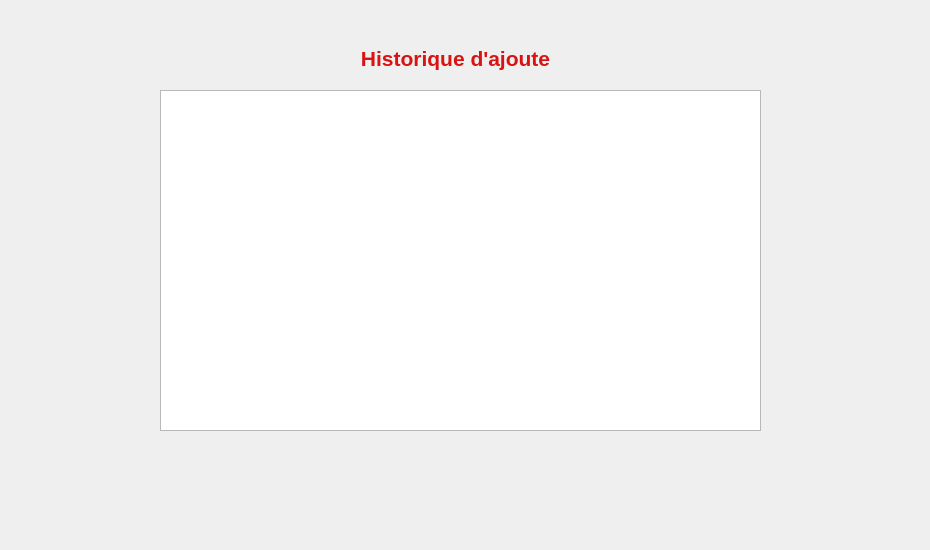
    <widget class="QWidget" name="tab_3">
     <attribute name="title">
      <string>historique d'ajoute</string>
     </attribute>
     <widget class="QTableView" name="tab_his">
      <property name="geometry">
       <rect>
        <x>160</x>
        <y>90</y>
        <width>601</width>
        <height>341</height>
       </rect>
      </property>
     </widget>
     <widget class="QLabel" name="label_27">
      <property name="geometry">
       <rect>
        <x>-20</x>
        <y>-30</y>
        <width>921</width>
        <height>541</height>
       </rect>
      </property>
      <property name="text">
       <string/>
      </property>
      <property name="pixmap">
       <pixmap>../../Downloads/Employe/Employe/istockphoto-587220352-170667a.jpg</pixmap>
      </property>
      <property name="scaledContents">
       <bool>true</bool>
      </property>
     </widget>
     <widget class="QLabel" name="label_21">
      <property name="geometry">
       <rect>
        <x>300</x>
        <y>30</y>
        <width>311</width>
        <height>41</height>
       </rect>
      </property>
      <property name="font">
       <font>
        <pointsize>16</pointsize>
        <weight>75</weight>
        <bold>true</bold>
        <underline>false</underline>
       </font>
      </property>
      <property name="styleSheet">
       <string notr="true">color:rgb(218, 18, 18);
background-color: rgba(117, 190, 218, 0.0);</string>
      </property>
      <property name="frameShape">
       <enum>QFrame::NoFrame</enum>
      </property>
      <property name="text">
       <string>Historique d'ajoute</string>
      </property>
      <property name="alignment">
       <set>Qt::AlignBottom|Qt::AlignHCenter</set>
      </property>
     </widget>
     <zorder>label_27</zorder>
     <zorder>tab_his</zorder>
     <zorder>label_21</zorder>
    </widget>
